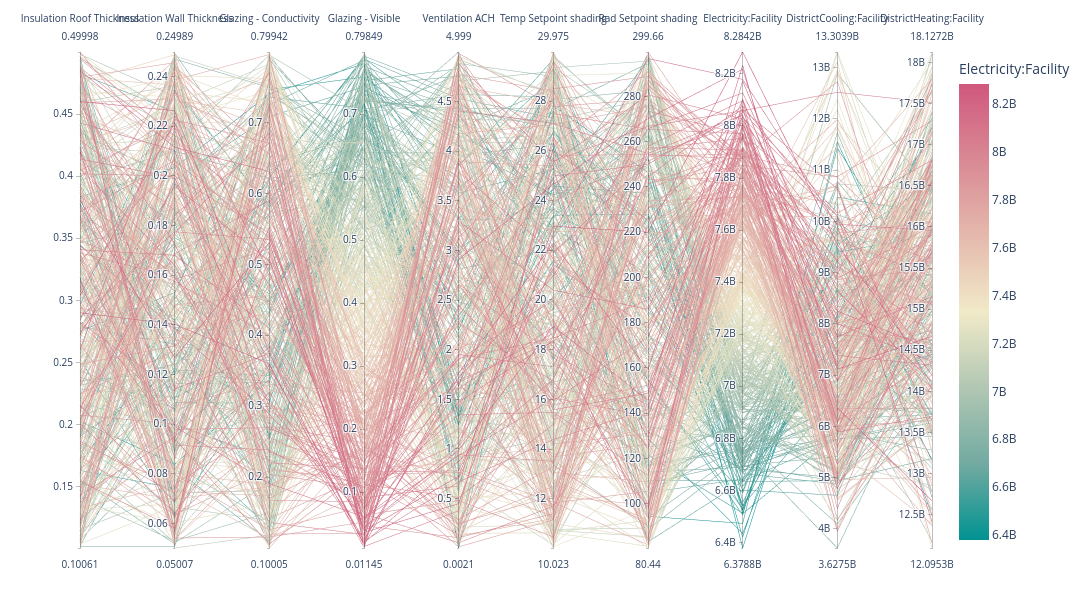

Notebook code for this chart:
### Markdown cell above
## Exploration

### Code cell
import plotly
import plotly.express as px

plotly.offline.init_notebook_mode(connected=True)

fig = px.parallel_coordinates(
    srresults,
    color="Electricity:Facility", 
    dimensions=features+objectives,
    color_continuous_scale=px.colors.diverging.Tealrose)

fig.update_layout(
    width=1300,
    height=600,
    margin=dict(l=80, r=80, t=50, b=50)
)

fig.show()

### Figure 1 — Plotly figure (JSON) as saved in the notebook; plotly's stock layout.template omitted (floating-point values rounded to 4 significant figures; data arrays with more than 128 entries replaced by an {"elided": "..."} marker saying what was removed)
{"data": [{"dimensions": [{"label": "Insulation Roof Thickness", "values": {"elided": "500 float values"}}, {"label": "Insulation Wall Thickness", "values": {"elided": "500 float values"}}, {"label": "Glazing - Conductivity", "values": {"elided": "500 float values"}}, {"label": "Glazing - Visible", "values": {"elided": "500 float values"}}, {"label": "Ventilation ACH", "values": {"elided": "500 float values"}}, {"label": "Temp Setpoint shading", "values": {"elided": "500 float values"}}, {"label": "Rad Setpoint shading", "values": {"elided": "500 float values"}}, {"label": "Electricity:Facility", "values": {"elided": "500 float values"}}, {"label": "DistrictCooling:Facility", "values": {"elided": "500 float values"}}, {"label": "DistrictHeating:Facility", "values": {"elided": "500 float values"}}], "domain": {"x": [0, 1], "y": [0, 1]}, "line": {"color": {"elided": "500 float values"}, "coloraxis": "coloraxis"}, "name": "", "type": "parcoords"}], "layout": {"coloraxis": {"colorbar": {"title": {"text": "Electricity:Facility"}}, "colorscale": [[0, "rgb(0, 147, 146)"], [0.1667, "rgb(114, 170, 161)"], [0.3333, "rgb(177, 199, 179)"], [0.5, "rgb(241, 234, 200)"], [0.6667, "rgb(229, 185, 173)"], [0.8333, "rgb(217, 137, 148)"], [1, "rgb(208, 88, 126)"]]}, "height": 600, "legend": {"tracegroupgap": 0}, "margin": {"b": 50, "l": 80, "r": 80, "t": 50}, "width": 1300}}
